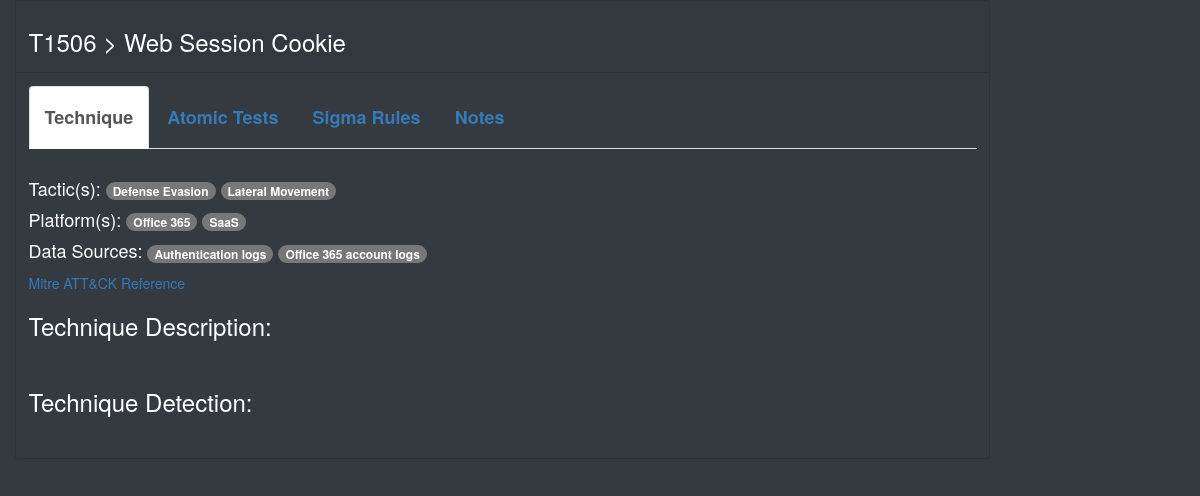
The page /matrix/technique/T1506 on the database its author committed.
### matrix/models.py (models this page shows, shortened)
class Technique(models.Model):
    technique_id = models.CharField(max_length=10, primary_key=True)
    technique_name = models.CharField(max_length=40)
    technique_description = models.TextField()
    technique_detection = models.TextField()
    technique_url = models.CharField(max_length=200)
    technique_abbreviation = models.CharField(max_length=4, blank=True, null=True)
    created = models.DateField(blank=True,null=True)
    modified = models.DateField(blank=True,null=True)
    atomic_yml = models.FileField(upload_to='atomics/',blank=True, null=True)
    atomic_md = models.FileField(upload_to='atomics/',blank=True, null=True)
    platform = models.ManyToManyField(Platform)
    data_source = models.ManyToManyField(DataSource)
    tactic_name = models.ManyToManyField(Tactic)
    objects = models.Manager()
    class Meta:
        verbose_name = 'technique'
        verbose_name_plural = 'techniques'

class Tactic(models.Model):
    tactic_id = models.CharField(max_length=10)
    tactic_name = models.CharField(max_length=30,primary_key=True)
    tactic_description = models.TextField()
    tactic_url = models.CharField(max_length=200)
    objects = models.Manager()
    class Meta:
        verbose_name = 'tactic'
        verbose_name_plural = 'tactics'
    def __str__(self):
        return self.tactic_name

class Platform(models.Model):
    platform_name = models.CharField(max_length=30,primary_key=True)
    objects = models.Manager()
    class Meta:
        verbose_name = 'platform'
        verbose_name_plural = 'platforms'
    def __str__(self):
        return self.platform_name

class DataSource(models.Model):
    data_source = models.CharField(max_length=20,primary_key=True)
    objects = models.Manager()
    class Meta:
        verbose_name = 'data source'
        verbose_name_plural = 'data sources'
    def __str__(self):
        return self.data_source

### matrix/views.py (the view)
# urls.py: path('technique/<str:pk>', views.individualTechnique, name='individualTechnique'),
def individualTechnique(request, pk):
    technique = Technique.objects.get(pk=pk)
    platforms = Platform.objects.filter(technique=technique.technique_id)
    data_sources = DataSource.objects.filter(technique=technique.technique_id)
    tactics = Tactic.objects.filter(technique=technique.technique_id)
    notes = Note.objects.filter(technique_id=technique.technique_id)
    all_notes = notes[::-1]
    sigma_rules = list()
    rules = SigmaRule.objects.filter(technique=technique.technique_id)
    rule_names = list()
    yaml_rule_list = list()
    for rule in rules:
        sigma_rules.append("/sigma_rules/" + rule.rule_name + ".yml")
        sigma = open(settings.MEDIA_ROOT + '/' + rule.rule_file.name ,'r')
        yaml_rule_list.append([rule.rule_name, sigma.read()])
        sigma.close()
    atomic = technique
    null_atom = ""
    try:
        atomic_file = open(settings.MEDIA_ROOT + '/atomics/' + atomic.technique_id + ".md", 'r')
        atomic_yaml = open(settings.MEDIA_ROOT + '/atomics/' + atomic.technique_id + ".yaml", 'r')
        atom = atomic_file.read()
        atom_yaml = atomic_yaml.read()
        atomic_file.close()
        atomic_yaml.close()
    except:
        null_atom = "There are currently no Atomic Red Team tests available for this technique."
        atom_yaml = ""
        atom = ""
    context = {
        'technique': technique,
        'platforms': platforms,
        'data_sources': data_sources,
        'tactics': tactics,
        'technique_description': markdownify(technique.technique_description),
        'technique_url': technique.technique_url,
        'technique_id': technique.technique_id,
        'technique_detection': markdownify(technique.technique_detection),
        'technique_name': technique.technique_name,
        'atom': markdownify(atom),
        'atom_yaml': atom_yaml,
        'null_atom': null_atom,
        'tech_notes': all_notes,
        'yaml_rules': yaml_rule_list,
    }
    return render(request, 'matrix/technique.html', context = context)

### matrix/templates/matrix/technique.html (shortened to what this page needs)
{% extends "base_generic_no_header.html" %}
{% block content %}
<div class="card bg-dark text-white mb-3" style="width:975px">
 <div class="card-header"><h3>{{ technique_id | safe }} > {{ technique_name | safe }}</h3></div>
 <div class="card-body">
  <ul class="nav nav-tabs">
    <li class="active"><a data-toggle="tab" href="#technique"><h4><b>Technique</b></h4></a></li>
    <li><a data-toggle="tab" href="#atomic"><h4><b>Atomic Tests</b></h4></a></li>
    <li><a data-toggle="tab" href="#sigma"><h4><b>Sigma Rules</b></h4></a></li>
    <li><a data-toggle="tab" href="#notes"><h4><b>Notes</b></h4></a></li>
  </ul>
  <div class="tab-content bg-dark text-white">
    <div id="technique" class="tab-pane fade in active"><br>
      <p><h4>Tactic(s): {% for tactic in tactics %}<span class="badge badge-primary">{{ tactic }}</span> {% endfor %}</h4></p>
      <p><h4>Platform(s): {% for platform in platforms %}<span class="badge badge-primary">{{ platform }}</span> {% endfor %}</h4></p>
      <p><h4>Data Sources: {% for data_source in data_sources %}<span class="badge badge-primary">{{ data_source }}</span> {% endfor %}</h4></p>
      <p><a href='{{ technique_url | safe }}'>Mitre ATT&CK Reference</a></p>
      <p>
        <h3>Technique Description:</h3>
      </p>
      <div id="comment-md">{{ technique_description | safe }}
        <br>
      </div>
      <p>
        <h3>Technique Detection:</h3>
      </p>
      <div id="comment-md">{{ technique_detection | safe }}<br></div>
    </div>
  </div>
</div>
</div>
</div>
{% endblock %}

### matrix/templates/base_generic_no_header.html (shortened to what this page needs)
<!DOCTYPE html>
<html lang="en">
<head>
  <link rel="stylesheet" href="https://stackpath.bootstrapcdn.com/bootstrap/4.1.3/css/bootstrap.min.css"
>
  <link rel="stylesheet" href="//cdnjs.cloudflare.com/ajax/libs/highlight.js/9.15.10/styles/ir-black.min.css">
  <link rel="stylesheet" href="https://maxcdn.bootstrapcdn.com/bootstrap/3.4.0/css/bootstrap.min.css">
  {% load static %}
</head>
<body class="bg-dark">
  <div class="container-fluid">
    <div class="row">
      <div class="col-sm-10 ">{% block content %}{% endblock %}</div>
    </div>
</body>
</html>

### rows shown on the page
Technique: technique_id "T1506", technique_name "Web Session Cookie"
Tactic: tactic_name "Defense Evasion"
Tactic: tactic_name "Lateral Movement"
Platform: platform_name "Office 365"
Platform: platform_name "SaaS"
DataSource: data_source "Authentication logs"
DataSource: data_source "Office 365 account logs"
